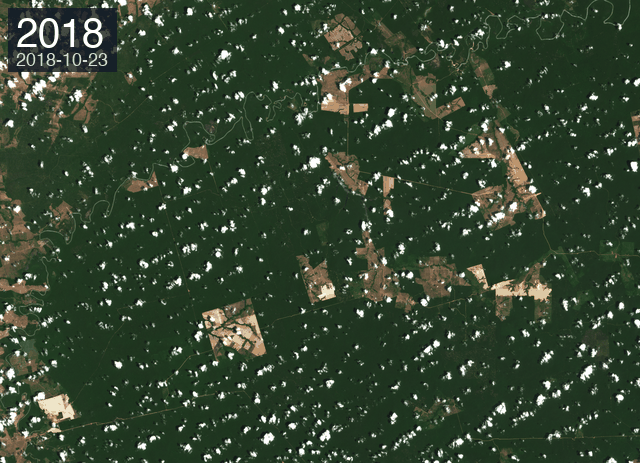
#> input picture data/cache/VCS832_timelapse.gif, 640 x 463 px
$ python build_grid_timelapse.py
#> lines starting #> are read from the running program, lines starting #| are printed output that depends on the picture
"""Compose a 2×2 grid time-lapse from the per-project GIFs.

For Lovable / marketing pages: a single GIF showing all four fully-analyzed
demo projects evolving year-by-year in parallel. Each cell carries the
project ID + country in the corner so it's legible standalone.

Output: docs/screenshots/00_quad_timelapse.gif
"""

from __future__ import annotations

from io import BytesIO
from pathlib import Path
from PIL import Image, ImageDraw, ImageFont

ROOT = Path(__file__).resolve().parents[1]

PROJECTS = [
    ("VCS832", "Cikel · Pará, Brazil",          ROOT / "data/cache/VCS832_timelapse.gif"),
    ("VCS981", "Pacajai · Pará, Brazil",        ROOT / "data/cache/VCS981_timelapse.gif"),
    ("VCS985", "Cordillera Azul · Peru",        ROOT / "data/cache/VCS985_timelapse.gif"),
    ("VCS934", "Mai Ndombe · DRC",              ROOT / "data/cache/VCS934_timelapse.gif"),
]

CELL_W = 380       # per-cell pixel width after resize
CELL_H = 380       # per-cell pixel height after resize
GUTTER = 4         # inter-cell gap
LABEL_PAD = 8


def _font(size: int = 18) -> ImageFont.ImageFont:
    for p in [
        "/System/Library/Fonts/Supplemental/SF-Mono-Bold.otf",
        "/System/Library/Fonts/Helvetica.ttc",
        "/usr/share/fonts/truetype/dejavu/DejaVuSans-Bold.ttf",
    ]:
        if Path(p).exists():
            try:
                return ImageFont.truetype(p, size)
            except OSError:
                pass
    return ImageFont.load_default()


def _frames_from_gif(path: Path, n_frames: int) -> list[Image.Image]:
    """Extract the first ``n_frames`` frames, crop the burned-in year-stamp from
    the top-left, and resize to CELL_W × CELL_H."""
    img = Image.open(path)
    frames: list[Image.Image] = []
    try:
        for i in range(n_frames):
            img.seek(i)
            f = img.convert("RGB")
            w, h = f.size
            # Crop ~80px from the top to remove the per-project year-stamp burned
            # in by cv/timelapse.py — we replace it with our own grid-cell label.
            crop_top = 80
            f = f.crop((0, crop_top, w, h))
            # Square-crop the centre after the top-strip removal
            w2, h2 = f.size
            side = min(w2, h2)
            f = f.crop(((w2 - side) // 2, (h2 - side) // 2,
                       (w2 - side) // 2 + side, (h2 - side) // 2 + side))
            f = f.resize((CELL_W, CELL_H), Image.LANCZOS)
            frames.append(f)
    except EOFError:
        pass
    return frames


def _stamp_label(img: Image.Image, vcs_id: str, name: str) -> Image.Image:
    """Burn a project ID / location label into the top-left of the cell."""
    out = img.copy()
    d = ImageDraw.Draw(out, "RGBA")
    f_id = _font(20)
    f_name = _font(13)

    pad = LABEL_PAD
    # Background pill
    id_bbox = d.textbbox((0, 0), vcs_id, font=f_id)
    name_bbox = d.textbbox((0, 0), name, font=f_name)
    box_w = max(id_bbox[2] - id_bbox[0], name_bbox[2] - name_bbox[0]) + pad * 2
    box_h = (id_bbox[3] - id_bbox[1]) + (name_bbox[3] - name_bbox[1]) + pad * 2 + 4

    d.rectangle([0, 0, box_w, box_h], fill=(11, 15, 25, 220))
    d.text((pad, pad), vcs_id, fill=(74, 222, 128), font=f_id)
    d.text((pad, pad + (id_bbox[3] - id_bbox[1]) + 4), name,
           fill=(229, 226, 226), font=f_name)
    return out


def main() -> int:
    n_frames = 4  # each per-project GIF has 4 frames
    grids: list[Image.Image] = []

    # Pre-extract every project's frames
    project_frames: list[list[Image.Image]] = []
    for vcs_id, name, gif_path in PROJECTS:
        if not gif_path.exists():
            print(f"  ! missing {gif_path}; skipping")
            project_frames.append([])
            continue
        frames = _frames_from_gif(gif_path, n_frames)
#> in _frames_from_gif, img is the input picture: PIL image 640x463 P; mean R, G, B 53.2, 69.7, 49.4
#> the loop in _frames_from_gif, `for i in range(n_frames):` made 4 passes
#> pass 1, in _frames_from_gif, `f = f.crop((0, crop_top, w, h))`:
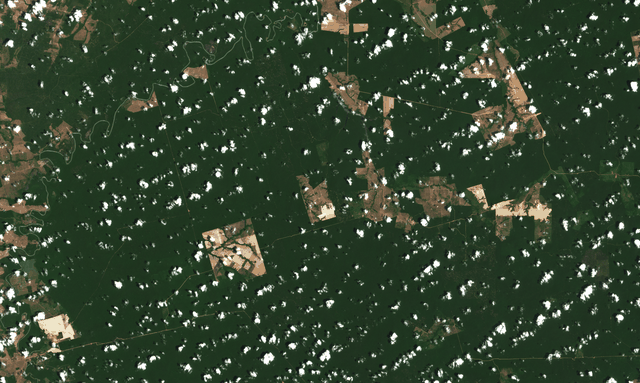
#> f: PIL image 640x383 RGB; mean R, G, B 53.1, 69.8, 49
#> pass 1, in _frames_from_gif, `f = f.resize((CELL_W, CELL_H), Image.LANCZOS)`:
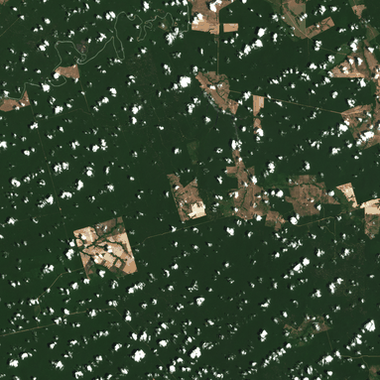
#> f: PIL image 380x380 RGB; mean R, G, B 52.5, 69.4, 48.7
#> after the loop in _frames_from_gif, `for i in range(n_frames):`:
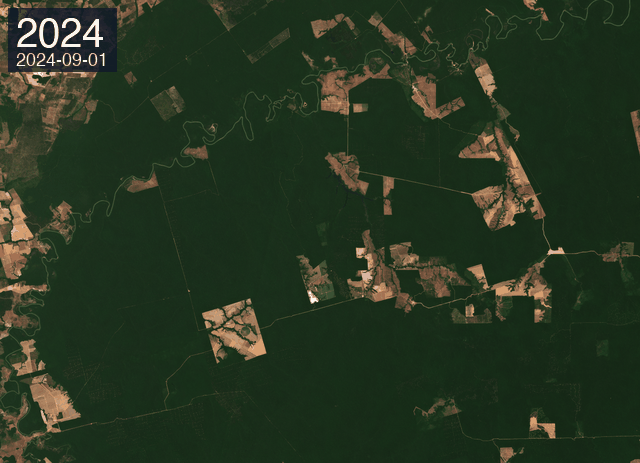
#> img: PIL image 640x463 RGB; mean R, G, B 38.8, 53.3, 33.1
#> after the loop in _frames_from_gif, `for i in range(n_frames):`: frames = 4 items
#> frames = 4 items
        labelled = [_stamp_label(f, vcs_id, name) for f in frames]
#> in _stamp_label, `id_bbox = d.textbbox((0, 0), vcs_id, font=f_id)`: id_bbox = (0, 4, 87, 19)
#> in _stamp_label, `name_bbox = d.textbbox((0, 0), name, font=f_name)`: name_bbox = (0, 3, 134, 15)
#> in _stamp_label, `box_w = max(id_bbox[2] - id_bbox[0], name_bbox[2] - name_bbox[0]) + pa..`: box_w = 150
#> in _stamp_label, `box_h = (id_bbox[3] - id_bbox[1]) + (name_bbox[3] - name_bbox[1]) + pa..`: box_h = 47
#> call 4 of _stamp_label, with vcs_id = 'VCS832', name = 'Cikel · Pará, Brazil'
#> in _stamp_label (call 4), `out = img.copy()`:
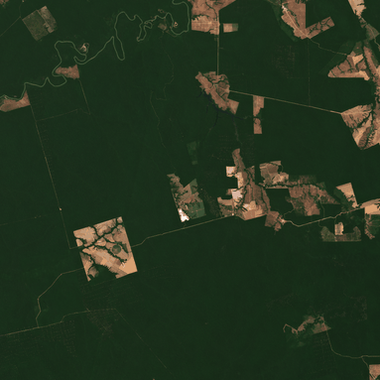
#> out: PIL image 380x380 RGB; mean R, G, B 35.8, 51.6, 31
#> labelled = 4 items
        project_frames.append(labelled)
        print(f"  ✓ {vcs_id}: {len(frames)} frames")
#|   ✓ VCS832: 4 frames
#> pass 2 of the loop in main, `for vcs_id, name, gif_path in PROJECTS:`:
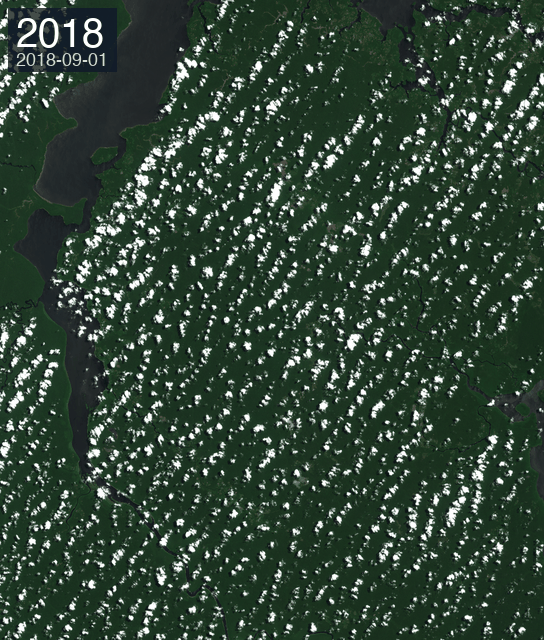
#> input picture data/cache/VCS981_timelapse.gif, 544 x 640 px
#> in _frames_from_gif, img is the input picture: PIL image 544x640 P; mean R, G, B 50.8, 70, 56
#> after the loop in _frames_from_gif (call 2), `for i in range(n_frames):`:
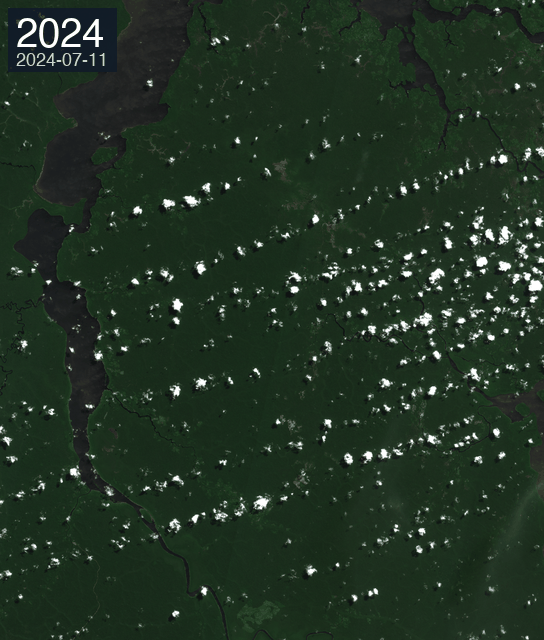
#> img: PIL image 544x640 RGB; mean R, G, B 34.2, 51, 36.2
#> in _stamp_label (call 8), `out = img.copy()`:
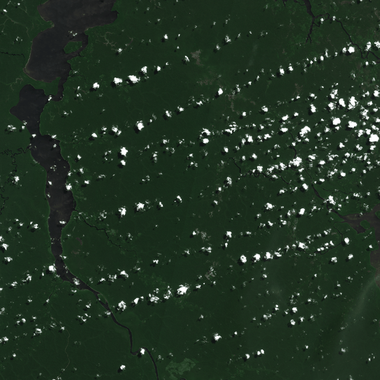
#> out: PIL image 380x380 RGB; mean R, G, B 34.2, 51.4, 35.9
#|   ✓ VCS981: 4 frames
#> pass 3 of the loop in main, `for vcs_id, name, gif_path in PROJECTS:`:
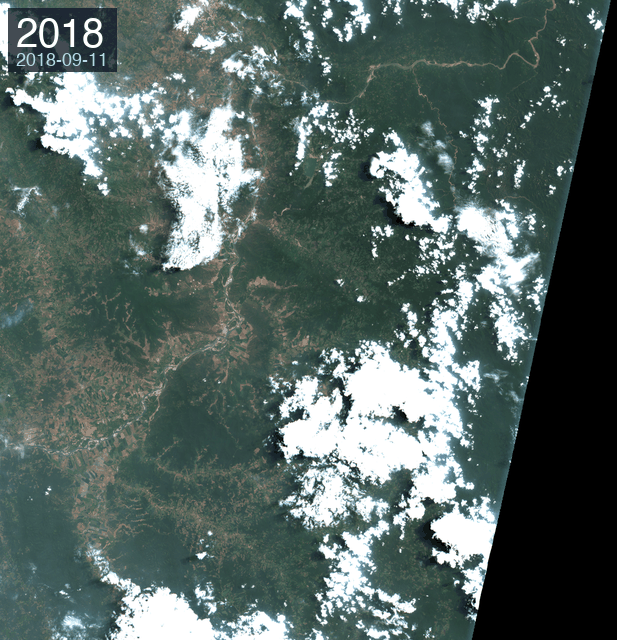
#> input picture data/cache/VCS985_timelapse.gif, 617 x 640 px
#> in _frames_from_gif, img is the input picture: PIL image 617x640 P; mean R, G, B 88.9, 104.5, 100.8
#> after the loop in _frames_from_gif (call 3), `for i in range(n_frames):`:
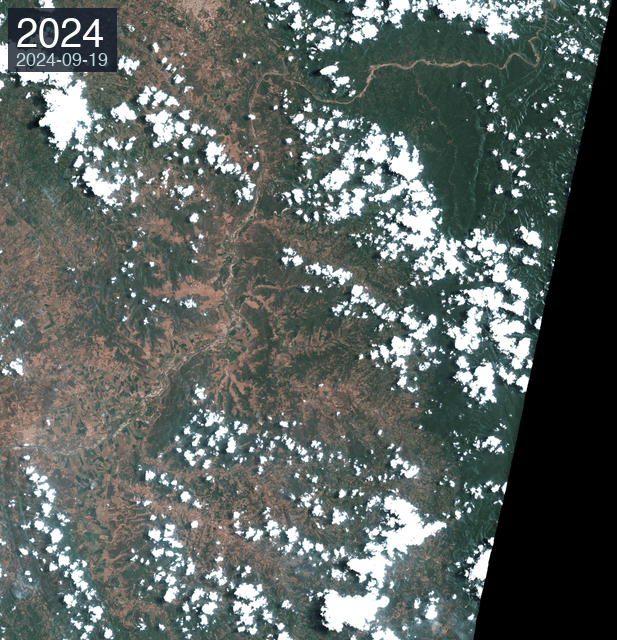
#> img: PIL image 617x640 RGB; mean R, G, B 92.1, 100.2, 96.5
#> in _stamp_label (call 12), `out = img.copy()`:
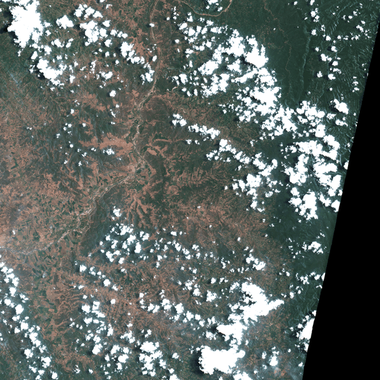
#> out: PIL image 380x380 RGB; mean R, G, B 96, 104.3, 100.4
#|   ✓ VCS985: 4 frames
#> the loop made 4 passes; the first 3 are shown

    # Years in our pipeline
    years = ["2018", "2020", "2022", "2024"]
#> years = ['2018', '2020', '2022', '2024']
    grid_w = CELL_W * 2 + GUTTER
    grid_h = CELL_H * 2 + GUTTER + 60   # extra space at top for the year header

    for i in range(n_frames):
        canvas = Image.new("RGB", (grid_w, grid_h), (11, 15, 25))
        d = ImageDraw.Draw(canvas)

        # Top header: year + tagline
        f_yr = _font(36)
        f_tag = _font(14)
        d.text((LABEL_PAD * 2, 8), years[i], fill=(74, 222, 128), font=f_yr)
        d.text((LABEL_PAD * 2 + 110, 28),
               "// 4 verra projects · sentinel-2 satellite record",
               fill=(148, 163, 184), font=f_tag)

        # 2×2 grid
        for idx, frames in enumerate(project_frames):
            if not frames or i >= len(frames):
                continue
            r, c = idx // 2, idx % 2
            x = c * (CELL_W + GUTTER)
            y = 60 + r * (CELL_H + GUTTER)
            canvas.paste(frames[i], (x, y))

        grids.append(canvas)
#> this loop made 4 passes
#> pass 1, in main, `canvas = Image.new("RGB", (grid_w, grid_h), (11, 15, 25))`:
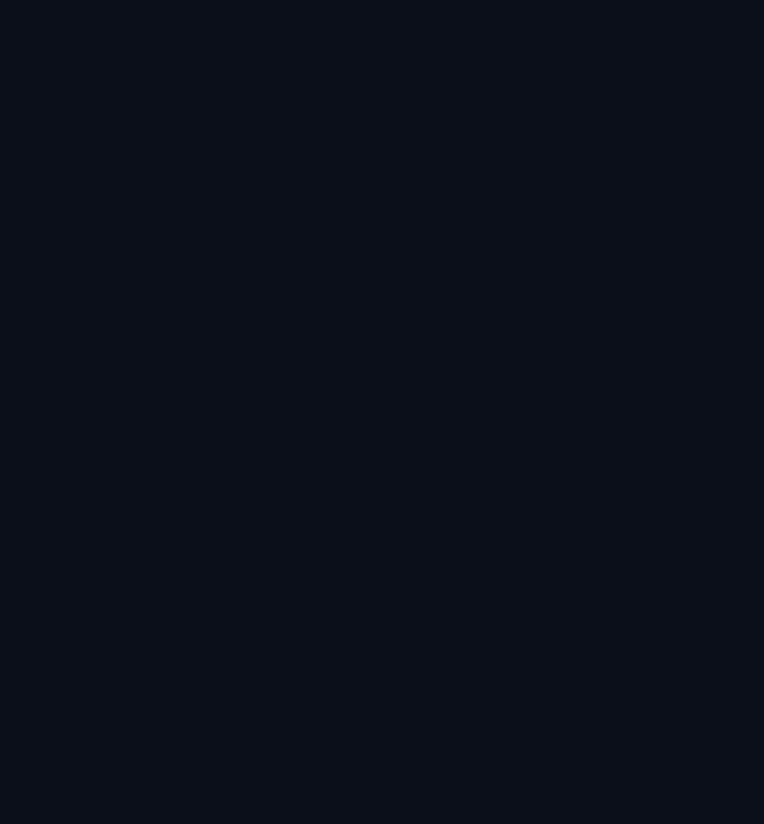
#> canvas: PIL image 764x824 RGB; mean R, G, B 11, 15, 25
#> after the loop:
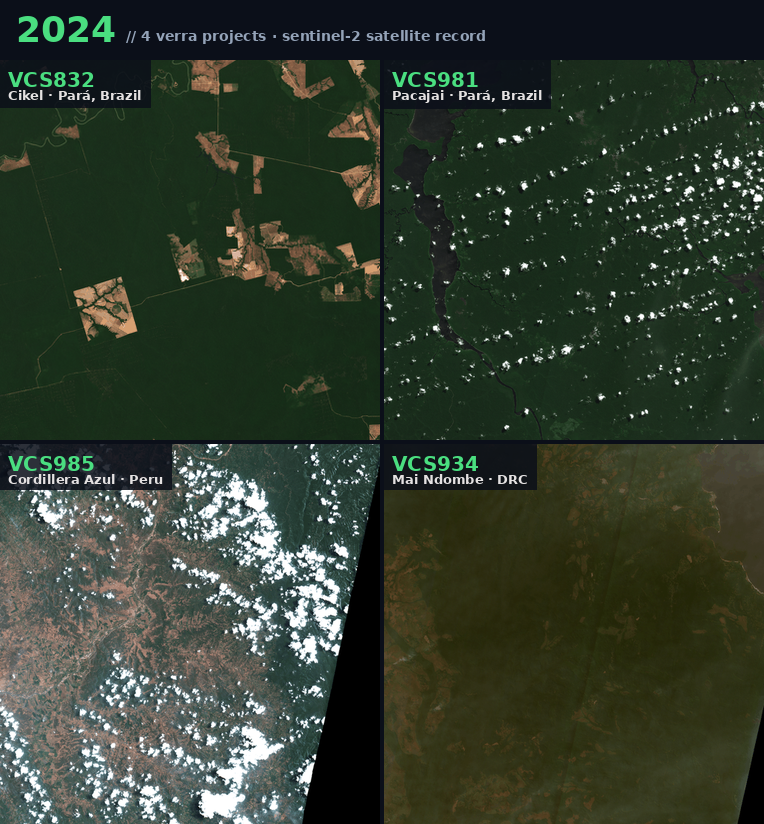
#> canvas: PIL image 764x824 RGB; mean R, G, B 49.8, 60.3, 46.1
#> after the loop, grids = 4 items

    # Resize the final grids down for web use (~1100px wide)
    target_w = 1100
    if grids and grids[0].width > target_w:
        ratio = target_w / grids[0].width
        new_size = (target_w, int(grids[0].height * ratio))
        grids = [g.resize(new_size, Image.LANCZOS) for g in grids]

    out = ROOT / "docs/screenshots/00_quad_timelapse.gif"
    grids[0].save(
        out,
        save_all=True,
        append_images=grids[1:],
        duration=1700,
        loop=0,
        optimize=True,
    )
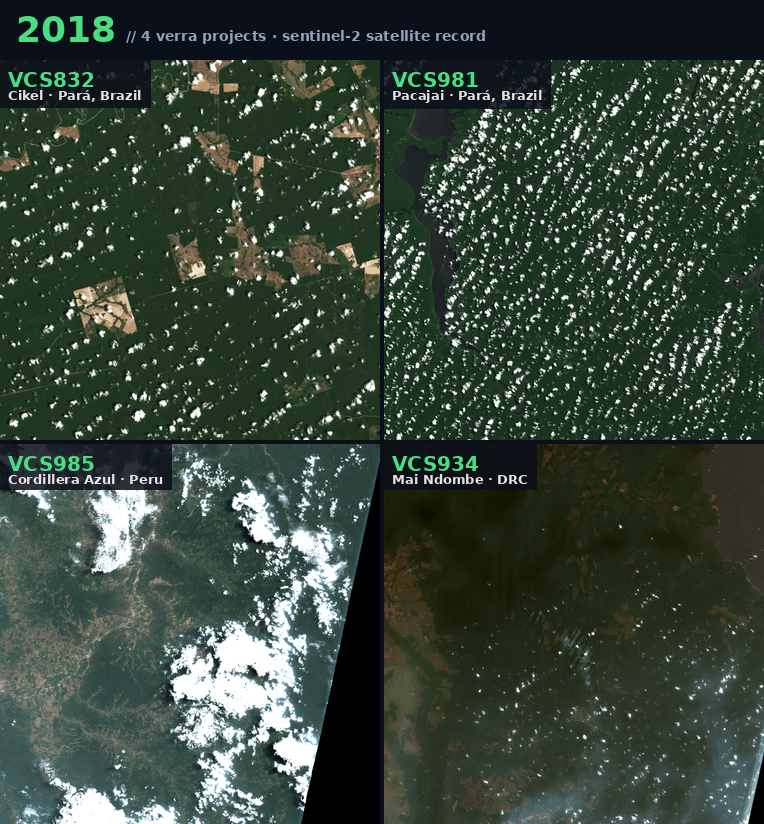
#> saved as 00_quad_timelapse.gif: PIL image 764x824 RGB; mean R, G, B 55.6, 69.9, 58.5
    sz = out.stat().st_size / 1024
    print(f"  → {out.relative_to(ROOT)}  ({sz:.0f} KB · {len(grids)} frames · {grids[0].size})")
#|   → docs/screenshots/00_quad_timelapse.gif  (1877 KB · 4 frames · (764, 824))
    return 0


if __name__ == "__main__":
    raise SystemExit(main())
#> (the program exits here)
